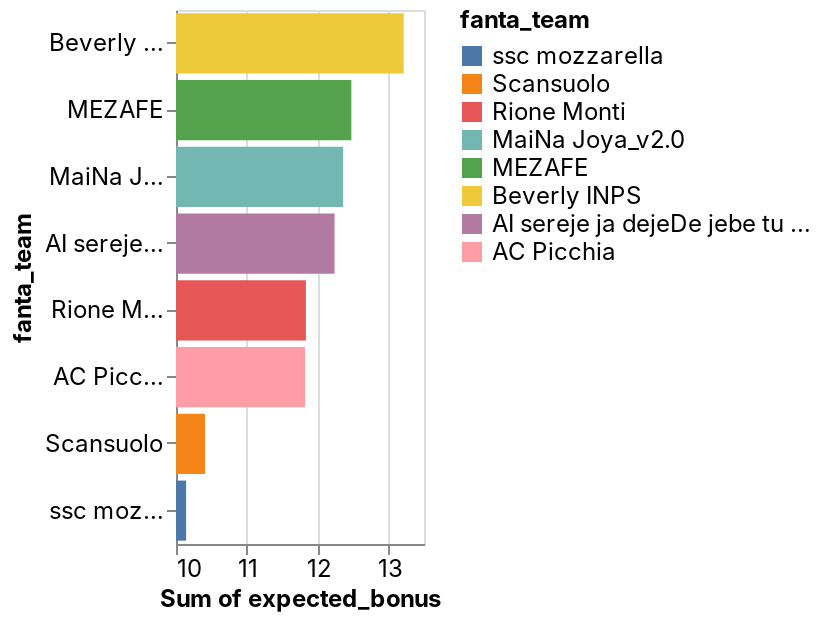

The cell this chart's notebook holds for it:
### Code cell
_deepnote_run_altair(predictions, """{"$schema":"https://vega.github.io/schema/vega-lite/v4.json","mark":{"type":"bar","tooltip":{"content":"data"}},"height":220,"autosize":{"type":"fit"},"data":{"name":"placeholder"},"encoding":{"x":{"field":"expected_bonus","type":"quantitative","sort":null,"scale":{"type":"linear","zero":false},"aggregate":"sum"},"y":{"field":"fanta_team","type":"nominal","sort":{"order":"descending","encoding":"x"},"scale":{"type":"linear","zero":true}},"color":{"field":"fanta_team","type":"nominal","sort":null,"scale":{"type":"linear","zero":false}}}}""")

### Figure 1 — Vega-Lite specification as saved in the notebook (floating-point values rounded to 4 significant figures; data arrays with more than 128 entries replaced by an {"elided": "..."} marker saying what was removed)
{"config": {"view": {"continuousWidth": 400, "continuousHeight": 300}, "area": {"fill": "#51C0E9"}, "axis": {"labelFont": "Inter, sans-serif", "labelFontSize": 12, "labelFontWeight": "normal", "labelLimit": 60, "labelOverlap": "greedy", "titleFont": "Inter, sans-serif", "titleFontSize": 12, "titleFontWeight": "bold"}, "background": "#ffffff", "legend": {"labelFont": "Inter, sans-serif", "labelFontSize": 12, "titleFont": "Inter, sans-serif", "titleFontSize": 12, "titleFontWeight": "bold"}, "line": {"stroke": "#51C0E9", "strokeWidth": 2}, "rect": {"fill": "#51C0E9"}, "title": {"anchor": "start", "color": "#000000", "font": "Inter, sans-serif", "fontSize": 22, "fontWeight": "normal"}}, "data": {"name": "data-63b53812475bb752d91ebc1ce9e364cd"}, "mark": {"type": "bar", "tooltip": {"content": "data"}}, "autosize": {"type": "fit"}, "encoding": {"color": {"type": "nominal", "field": "fanta_team", "scale": {"type": "linear", "zero": false}, "sort": null}, "x": {"type": "quantitative", "aggregate": "sum", "field": "expected_bonus", "scale": {"type": "linear", "zero": false}, "sort": null}, "y": {"type": "nominal", "field": "fanta_team", "scale": {"type": "linear", "zero": true}, "sort": {"encoding": "x", "order": "descending"}}}, "height": 300, "width": "container", "$schema": "https://vega.github.io/schema/vega-lite/v4.json", "datasets": {"data-63b53812475bb752d91ebc1ce9e364cd": {"elided": "166 records"}}}
